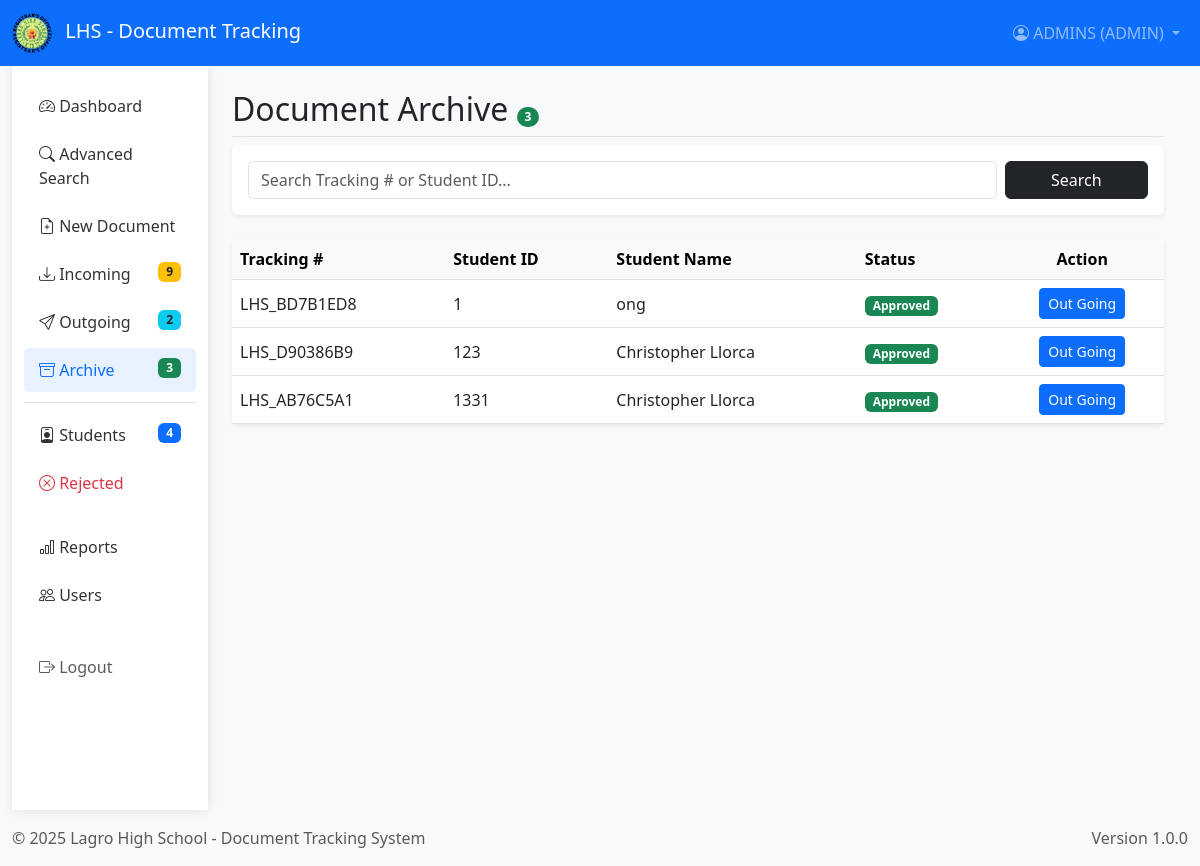
Page /Source/Archive.php (signed in) on the committed database.
### tables this page shows
CREATE TABLE `documents` (
  `id` int(11) NOT NULL,
  `student_id_fk` int(11) DEFAULT NULL,
  `tracking_number` varchar(50) NOT NULL,
  `student_id` varchar(50) DEFAULT NULL,
  `doc_type` varchar(50) NOT NULL,
  `student_name` varchar(50) NOT NULL,
  `grade_section` varchar(50) NOT NULL,
  `contact` varchar(100) NOT NULL,
  `email` varchar(255) DEFAULT NULL,
  `from_school` varchar(100) NOT NULL,
  `date_created` datetime DEFAULT current_timestamp(),
  `status` varchar(50) NOT NULL,
  `rejection_feedback` text DEFAULT NULL,
  `current_location` varchar(100) DEFAULT 'Registrar',
  `feedback` text DEFAULT NULL,
  `file_path` varchar(255) DEFAULT NULL,
  `document_file` varchar(255) DEFAULT NULL
);

### Source/Archive.php (the view, shortened to what this page needs)
<?php
include 'db.php';
include 'header.php';
$search = isset($_GET['search']) ? $conn->real_escape_string($_GET['search']) : '';
$count_query = $conn->query("SELECT COUNT(*) AS total FROM documents WHERE status = 'Approved'");
$page_count = $count_query->fetch_assoc()['total'];
?>
<div class="container-fluid">
    <div class="row">
        <?php include 'sidebar.php'; ?>
        <main class="col-md-9 ms-sm-auto col-lg-10 px-md-4 py-4">
            <h1 class="h2 border-bottom pb-2">
                Document Archive <span class="badge rounded-pill bg-success"><?php echo $page_count; ?></span>
            </h1>
            <div class="card border-0 shadow-sm mb-4">
                <div class="card-body">
                    <form method="GET" class="row g-2">
                        <div class="col-md-10">
                            <input type="text" name="search" class="form-control" placeholder="Search Tracking # or Student ID..." value="<?php echo htmlspecialchars($search); ?>">
                        </div>
                        <div class="col-md-2">
                            <button type="submit" class="btn btn-dark w-100">Search</button>
                        </div>
                    </form>
                </div>
            </div>
            <div class="card border-0 shadow-sm">
                <div class="table-responsive">
                    <table class="table table-hover align-middle mb-0">
                        <thead class="table-light">
                            <tr>
                                <th>Tracking #</th>
                                <th>Student ID</th>
                                <th>Student Name</th>
                                <th>Status</th>
                                <th class="text-center">Action</th>
                            </tr>
                        </thead>
                        <tbody>
                            <?php
                            $sql = "SELECT * FROM documents WHERE status='Approved'";
                            $result = $conn->query($sql);
                            while ($row = $result->fetch_assoc()) {
                                echo "<tr>
                                    <td>{$row['tracking_number']}</td>
                                    <td>{$row['student_id']}</td>
                                    <td>{$row['student_name']}</td>
                                    <td><span class='badge bg-success'>Approved</span></td>
                                    <td class='text-center'>
                                        <form method='POST'>
                                            <input type='hidden' name='doc_id' value='{$row['id']}'>
                                            <button type='submit' name='move_outgoing' class='btn btn-sm btn-primary'>Out Going</button>
                                        </form>
                                    </td>
                                </tr>";
                            }
                            ?>
                        </tbody>
                    </table>
                </div>
            </div>
        </main>
    </div>
</div>
<?php include 'footer.php'; ?>

### Source/header.php (style rules this page uses)
:root { --primary-color: #0056b3; --secondary-color: #e9ecef; }
body { background-color: #f8f9fa; }

### Source/sidebar.php (style rules this page uses)
.badge { font-size: 0.75rem; padding: 4px 8px; }

### rows in the picture
documents: tracking_number "LHS_BD7B1ED8", student "1", student_name "ong"
documents: tracking_number "LHS_D90386B9", student "123", student_name "Christopher Llorca"
documents: tracking_number "LHS_AB76C5A1", student "1331", student_name "Christopher Llorca"

### other values in the picture
$_SESSION['username'] "ADMINS"
$_SESSION['role'] "ADMIN"
$pendingCount "9"
$outgoingCount "2"
$approvedCount "3"
$studentCount "4"
$page_count "3"
